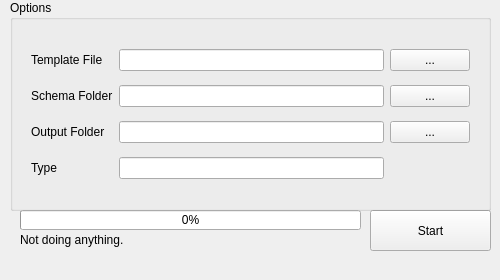
<?xml version="1.0" encoding="UTF-8"?>
<ui version="4.0">
 <class>MainWindow</class>
 <widget class="QMainWindow" name="MainWindow">
  <property name="geometry">
   <rect>
    <x>0</x>
    <y>0</y>
    <width>500</width>
    <height>280</height>
   </rect>
  </property>
  <property name="sizePolicy">
   <sizepolicy hsizetype="Maximum" vsizetype="Maximum">
    <horstretch>0</horstretch>
    <verstretch>0</verstretch>
   </sizepolicy>
  </property>
  <property name="minimumSize">
   <size>
    <width>500</width>
    <height>280</height>
   </size>
  </property>
  <property name="maximumSize">
   <size>
    <width>500</width>
    <height>280</height>
   </size>
  </property>
  <property name="windowTitle">
   <string>Classy Json Schema</string>
  </property>
  <widget class="QWidget" name="centralWidget">
   <widget class="QPushButton" name="pushButtonStartGenerator">
    <property name="geometry">
     <rect>
      <x>370</x>
      <y>210</y>
      <width>121</width>
      <height>41</height>
     </rect>
    </property>
    <property name="text">
     <string>Start</string>
    </property>
   </widget>
   <widget class="QGroupBox" name="groupBox">
    <property name="geometry">
     <rect>
      <x>10</x>
      <y>0</y>
      <width>481</width>
      <height>211</height>
     </rect>
    </property>
    <property name="title">
     <string>Options</string>
    </property>
    <widget class="QWidget" name="gridLayoutWidget">
     <property name="geometry">
      <rect>
       <x>10</x>
       <y>30</y>
       <width>461</width>
       <height>171</height>
      </rect>
     </property>
     <layout class="QGridLayout" name="gridLayout">
      <property name="sizeConstraint">
       <enum>QLayout::SetDefaultConstraint</enum>
      </property>
      <item row="2" column="1">
       <widget class="QLineEdit" name="lineEditOutputFolder">
        <property name="readOnly">
         <bool>true</bool>
        </property>
       </widget>
      </item>
      <item row="0" column="1">
       <widget class="QLineEdit" name="lineEditTemplateFile">
        <property name="readOnly">
         <bool>true</bool>
        </property>
       </widget>
      </item>
      <item row="0" column="0">
       <widget class="QLabel" name="label">
        <property name="text">
         <string>Template File</string>
        </property>
       </widget>
      </item>
      <item row="1" column="2">
       <widget class="QPushButton" name="pushButtonSchemaFolder">
        <property name="text">
         <string>...</string>
        </property>
       </widget>
      </item>
      <item row="2" column="2">
       <widget class="QPushButton" name="pushButtonOutputFolder">
        <property name="text">
         <string>...</string>
        </property>
       </widget>
      </item>
      <item row="0" column="2">
       <widget class="QPushButton" name="pushButtonTemplateFile">
        <property name="text">
         <string>...</string>
        </property>
       </widget>
      </item>
      <item row="1" column="0">
       <widget class="QLabel" name="label_2">
        <property name="text">
         <string>Schema Folder</string>
        </property>
       </widget>
      </item>
      <item row="2" column="0">
       <widget class="QLabel" name="label_3">
        <property name="text">
         <string>Output Folder</string>
        </property>
       </widget>
      </item>
      <item row="3" column="0">
       <widget class="QLabel" name="label_4">
        <property name="text">
         <string>Type</string>
        </property>
       </widget>
      </item>
      <item row="1" column="1">
       <widget class="QLineEdit" name="lineEditSchemaFolder">
        <property name="readOnly">
         <bool>true</bool>
        </property>
       </widget>
      </item>
      <item row="3" column="1">
       <widget class="QLineEdit" name="lineEditType"/>
      </item>
     </layout>
    </widget>
   </widget>
   <widget class="QProgressBar" name="progressBar">
    <property name="geometry">
     <rect>
      <x>20</x>
      <y>210</y>
      <width>341</width>
      <height>20</height>
     </rect>
    </property>
    <property name="value">
     <number>0</number>
    </property>
   </widget>
   <widget class="QLabel" name="labelStatus">
    <property name="geometry">
     <rect>
      <x>20</x>
      <y>230</y>
      <width>331</width>
      <height>20</height>
     </rect>
    </property>
    <property name="text">
     <string>Not doing anything.</string>
    </property>
   </widget>
  </widget>
  <widget class="QMenuBar" name="menuBar">
   <property name="geometry">
    <rect>
     <x>0</x>
     <y>0</y>
     <width>500</width>
     <height>28</height>
    </rect>
   </property>
  </widget>
 </widget>
 <layoutdefault spacing="6" margin="11"/>
 <resources/>
 <connections/>
</ui>
